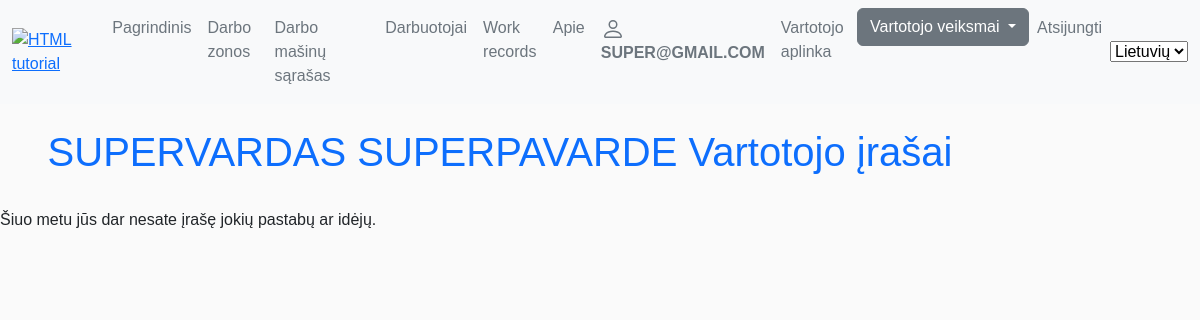
/lm/my_notes/ (signed in), run on an earlier commit of the app's database.
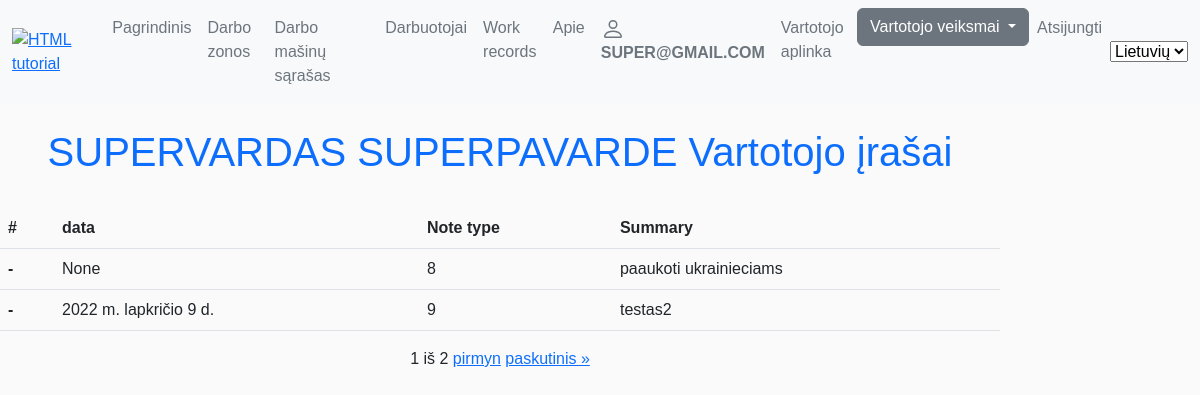
And on a later commit of the database.
### lm/models.py (models this page shows, shortened)
class Notes(models.Model):
    data = models.DateField(_('Date'), help_text='kada zinute sukurta', null=True, blank=True)
    darbuotojas = models.ForeignKey('MyUser', null=True, on_delete=models.SET_NULL)
    notes_choices = (
        ('9', 'paprasta zinute sau'),
        ('0', 'reikia informuoti tiesiogini vadova'), #0 statusas bus isrikiuota auksciausiai
        ('8', 'metu ideja'))
    note_type = models.CharField(_('Type of notes'), help_text='Zinutes tipas', max_length=40, choices=notes_choices, default='9', null=True, blank=True)
    summary = HTMLField(help_text='Rašykite ką norite!kiti varotojai nematys jusu zinutes', null=True, blank=True)
    class Meta:
        ordering = ['data', 'note_type']
        verbose_name = _("Note")
        verbose_name_plural = _('Notes')

### lm/views.py (the view)
# urls.py: path('my_notes/', views.NotesListView.as_view(), name='my_notes'),
class NotesListView(LoginRequiredMixin, generic.ListView):
    model = Notes
    template_name = 'lm/worker_notes.html'
    context_object_name = 'my_notes'
    paginate_by = 2
    def get_queryset(self):
        return Notes.objects.filter(darbuotojas=self.request.user).order_by('data')

### lm/templates/lm/worker_notes.html (shortened to what this page needs)
{% extends 'base.html' %}
{% load i18n %}
{% load static %}
{% block content %}
<h1 class="p-4 text-primary d-flex justify-content-center">{{user.first_name.upper }} {{user.last_name.upper }} {% trans "Notes" %} </h1>
{% if my_notes %}
<table class="table">
  <thead>
    <tr>
      <th scope="col">#</th>
      <th scope="col">data</th>
      <th scope="col">Note type</th>
      <th scope="col">Summary</th>
    </tr>
  </thead>
   {% for note in my_notes %}
  <tbody>
    <tr>
      <th scope="row">-</th>
      <td>{{note.data}}</td>
      <td>{{note.note_type}}</td>
      <td>{{note.summary | safe}}</td>
    </tr>
  </tbody>
   {% endfor %}
</table>
<div class="pagination d-flex justify-content-center">
       <span class="step-links">
           <span class="current">
               {{page_obj.number}} iš {{page_obj.paginator.num_pages}}
           </span>
           {% if page_obj.has_next %}
           <a href="?page={{page_obj.next_page_number}}">pirmyn</a>
           <a href="?page={{page_obj.paginator.num_pages}}">paskutinis &raquo;</a>
           {% endif %}
       </span>
   </div>
{% else %}
<p>Šiuo metu jūs dar nesate įrašę jokių pastabų ar idėjų.</p>
{% endif %}
{% endblock %}

What changed in the data, as far as the page shows it:
added Notes: data "None", note_type "8", summary "paaukoti ukrainieciams"
added Notes: data "2022 m. lapkričio 9 d.", note_type "9", summary "testas2"
Also different on the page:
{{ page_obj.number }}: (not shown) → "1"
{{ page_obj.paginator.num_pages }}: (not shown) → "2"
text no longer shown: "Šiuo metu jūs dar nesate įrašę jokių pastabų ar idėjų."
text now shown: "# data Note type Summary iš pirmyn paskutinis »"
